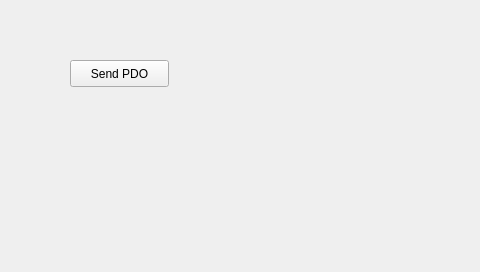
<?xml version="1.0" encoding="UTF-8"?>
<ui version="4.0">
 <class>Widget</class>
 <widget class="QWidget" name="Widget">
  <property name="geometry">
   <rect>
    <x>0</x>
    <y>0</y>
    <width>480</width>
    <height>272</height>
   </rect>
  </property>
  <property name="windowTitle">
   <string>Widget</string>
  </property>
  <widget class="QPushButton" name="pushButton">
   <property name="geometry">
    <rect>
     <x>70</x>
     <y>60</y>
     <width>99</width>
     <height>27</height>
    </rect>
   </property>
   <property name="text">
    <string>Send PDO</string>
   </property>
  </widget>
 </widget>
 <layoutdefault spacing="6" margin="11"/>
 <resources/>
 <connections/>
</ui>
